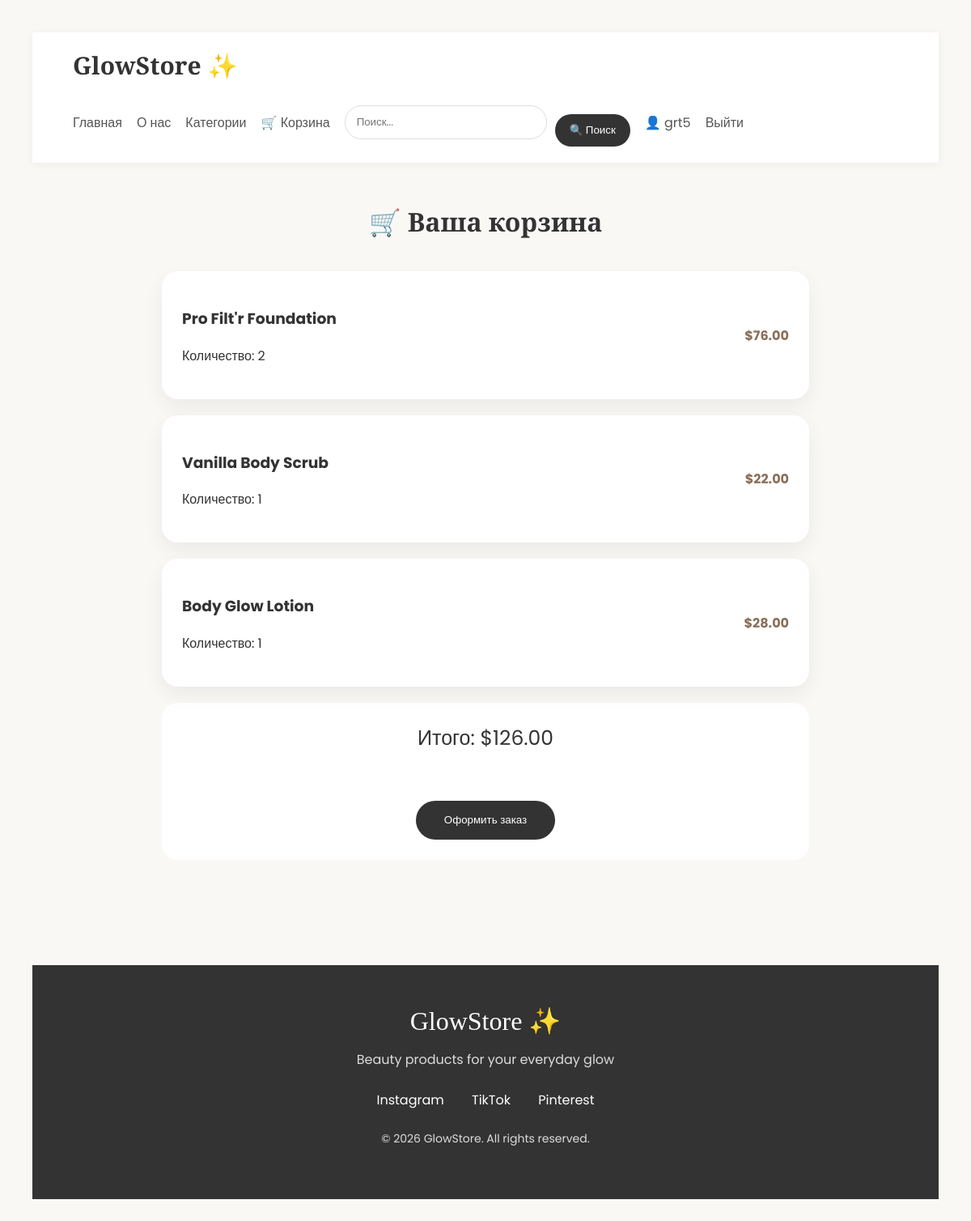
The page /cart/ (signed in) on the database its author committed.
### cart/models.py (models this page shows, shortened)
class CartItem(models.Model):
    user = models.ForeignKey(
        User,
        on_delete=models.CASCADE,
        null=True,
        blank=True
    )
    product = models.ForeignKey(
        Product,
        on_delete=models.CASCADE
    )
    quantity = models.PositiveIntegerField(default=1)
    def total_price(self):
        return self.product.price * self.quantity

### products/models.py (models this page shows, shortened)
class Product(models.Model):
    owner = models.ForeignKey(
        User,
        on_delete=models.CASCADE,
        null=True,
        blank=True
    )
    name = models.CharField(
        max_length=200
    )
    description = models.TextField()
    price = models.DecimalField(
        max_digits=8,
        decimal_places=2
    )
    image = models.ImageField(
        upload_to='products/'
    )
    brand = models.CharField(
        max_length=100
    )
    category = models.ForeignKey(
        Category,
        on_delete=models.CASCADE,
        related_name='products'
    )
    stock = models.PositiveIntegerField(
        default=0
    )
    created_at = models.DateTimeField(
        auto_now_add=True
    )

### cart/views.py (the view)
# urls.py: path('', views.cart_view, name='cart_view'),
@login_required
def cart_view(request):
    items = CartItem.objects.filter(user=request.user)
    total = sum(item.total_price() for item in items)
    context = {
        'items': items,
        'total': total,
    }
    return render(request, 'cart/cart.html', context)

### cart/templates/cart/cart.html (shortened to what this page needs)
{% extends 'base.html' %}
{% block content %}
<h1>
    🛒 Ваша корзина
</h1>
<div class="cart">
    {% for item in items %}
    <div class="item">
        <div>
            <h3>
                {{ item.product.name }}
            </h3>
            <p>
                Количество: {{ item.quantity }}
            </p>
        </div>
        <div class="price">
            ${{ item.total_price }}
        </div>
    </div>
    {% empty %}
    <p style="text-align: center; color: #777;">
        Корзина пока пустая
    </p>
    {% endfor %}
    {% if items %}
    <div class="total">
        Итого: ${{ total }}
        <br><br>
        <a href="{% url 'checkout' %}">
            <button>
                Оформить заказ
            </button>
        </a>
    </div>
    {% endif %}
</div>
{% endblock %}

### templates/base.html (shortened to what this page needs)
<!DOCTYPE html>
<html lang="ru">
<head>
</head>
<body>
<nav>
    <div class="logo">
        GlowStore ✨
    </div>
    <div class="nav-links">
        <a href="/">Главная</a>
        <a href="{% url 'about' %}">
            О нас
        </a>
        <a href="/">Категории</a>
        <a href="/cart/">🛒 Корзина</a>
        <form class="search-form" action="{% url 'search_products' %}" method="get">
            <input
                    type="text"
                    name="q"
                    placeholder="Поиск..."
                    value="{{ request.GET.q }}"
            >
            <button type="submit">
                🔍 Поиск
            </button>
        </form>
        {% if user.is_authenticated %}
        <a href="#">👤 {{ user.username }}</a>
        <a href="{% url 'logout' %}">
            Выйти
        </a>
        {% endif %}
    </div>
</nav>
<div class="content">
    {% block content %}
    {% endblock %}
</div>
<footer>
    <div class="footer-logo">
        GlowStore ✨
    </div>
    <p>
        Beauty products for your everyday glow
    </p>
    <div class="socials">
        <a href="#">
            Instagram
        </a>
        <a href="#">
            TikTok
        </a>
        <a href="#">
            Pinterest
        </a>
    </div>
    <p class="copyright">
        © 2026 GlowStore. All rights reserved.
    </p>
</footer>
</body>
</html>

### templates/base.html (style rules this page uses)
body { margin: 0; background: #faf8f5; font-family: 'Poppins', sans-serif; }
nav { background: white; padding: 20px 50px; display: flex; justify-content: space-between; align-items: center; flex-wrap: wrap; gap: 20px; box-shadow: 0 2px 10px rgba(0, 0, 0, .05); }
.logo { font-family: 'Playfair Display', serif; font-size: 30px; color: #333; font-weight: 600; }
.nav-links { display: flex; align-items: center; flex-wrap: wrap; gap: 18px; }
.nav-links a { text-decoration: none; color: #555; transition: .3s; }
.search-form { display: flex; align-items: center; gap: 10px; }
.search-form input { padding: 10px 14px; border: 1px solid #ddd; border-radius: 25px; width: 220px; font-family: 'Poppins', sans-serif; }
.search-form button { border: none; background: #333; color: white; padding: 10px 18px; border-radius: 25px; cursor: pointer; transition: .3s; font-family: 'Poppins', sans-serif; }
.content { padding: 30px; }
footer { background: #333; color: white; text-align: center; padding: 50px 20px; margin-top: 60px; }
.footer-logo { font-family: 'Playfair Display', serif; font-size: 32px; margin-bottom: 15px; }
footer p { color: #ddd; }
.socials { margin: 25px 0; }
.socials a { color: white; text-decoration: none; margin: 0 15px; transition: .3s; }
.copyright { font-size: 14px; margin-top: 25px; }

### cart/templates/cart/cart.html (style rules this page uses)
body { background: #faf8f5; font-family: 'Poppins', sans-serif; padding: 40px; color: #333; }
h1 { font-family: 'Playfair Display', serif; text-align: center; }
.cart { max-width: 800px; margin: 40px auto; }
.item { background: white; padding: 25px; margin-bottom: 20px; border-radius: 20px; display: flex; justify-content: space-between; box-shadow: 0 10px 25px rgba(0, 0, 0, 0.06); position: relative; transition: transform 0.2s ease, box-shadow 0.2s ease; }
.price { color: #8b6f5a; font-weight: bold; display: flex; align-items: center; }
.total { background: white; padding: 25px; border-radius: 20px; text-align: center; font-size: 25px; }
button { background: #333; color: white; border: none; padding: 14px 35px; border-radius: 30px; font-family: 'Poppins', sans-serif; cursor: pointer; margin-top: 20px; }

### rows shown on the page
CartItem: product.name "Pro Filt'r Foundation", quantity "2", total_price "76.00"
CartItem: product.name "Vanilla Body Scrub", quantity "1", total_price "22.00"
CartItem: product.name "Body Glow Lotion", quantity "1", total_price "28.00"

### other values the page prints
{{ user.username }} "grt5"
{{ total }} "126.00"
